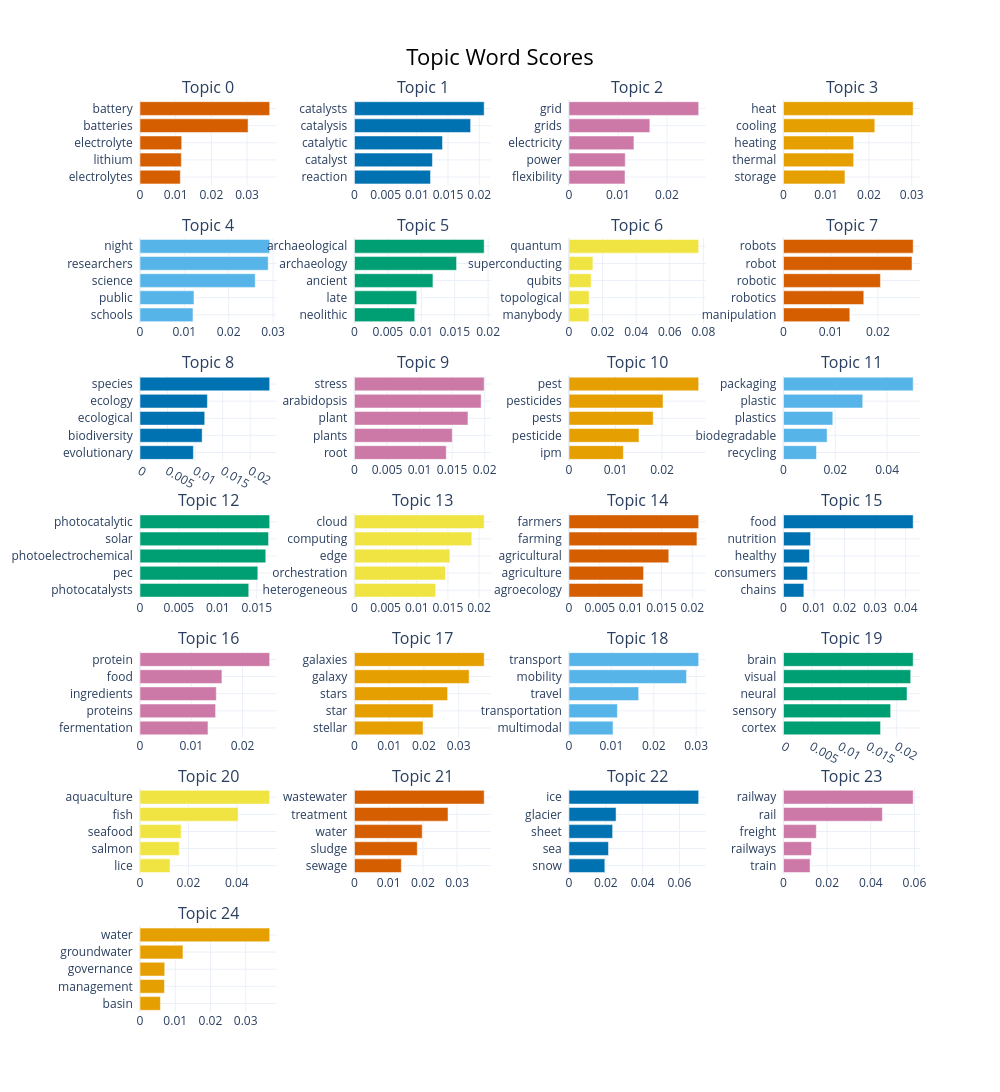

The notebook cell saved with this chart:
### Code cell
full_topic_model.visualize_barchart(top_n_topics=25)

### Figure 1 — Plotly figure (JSON) as saved in the notebook; plotly's stock layout.template omitted (floating-point values rounded to 4 significant figures)
{"data": [{"marker": {"color": "#D55E00"}, "orientation": "h", "type": "bar", "x": [0.01131, 0.01158, 0.01168, 0.03029, 0.03634], "xaxis": "x", "y": ["electrolytes  ", "lithium  ", "electrolyte  ", "batteries  ", "battery  "], "yaxis": "y"}, {"marker": {"color": "#0072B2"}, "orientation": "h", "type": "bar", "x": [0.01219, 0.0125, 0.01411, 0.01862, 0.02079], "xaxis": "x2", "y": ["reaction  ", "catalyst  ", "catalytic  ", "catalysis  ", "catalysts  "], "yaxis": "y2"}, {"marker": {"color": "#CC79A7"}, "orientation": "h", "type": "bar", "x": [0.01144, 0.01148, 0.01326, 0.0165, 0.02648], "xaxis": "x3", "y": ["flexibility  ", "power  ", "electricity  ", "grids  ", "grid  "], "yaxis": "y3"}, {"marker": {"color": "#E69F00"}, "orientation": "h", "type": "bar", "x": [0.01438, 0.01641, 0.01641, 0.02136, 0.03034], "xaxis": "x4", "y": ["storage  ", "thermal  ", "heating  ", "cooling  ", "heat  "], "yaxis": "y4"}, {"marker": {"color": "#56B4E9"}, "orientation": "h", "type": "bar", "x": [0.01195, 0.01217, 0.02599, 0.02891, 0.02925], "xaxis": "x5", "y": ["schools  ", "public  ", "science  ", "researchers  ", "night  "], "yaxis": "y5"}, {"marker": {"color": "#009E73"}, "orientation": "h", "type": "bar", "x": [0.009017, 0.009316, 0.01174, 0.01528, 0.01941], "xaxis": "x6", "y": ["neolithic  ", "late  ", "ancient  ", "archaeology  ", "archaeological  "], "yaxis": "y6"}, {"marker": {"color": "#F0E442"}, "orientation": "h", "type": "bar", "x": [0.01188, 0.01197, 0.01319, 0.01423, 0.07721], "xaxis": "x7", "y": ["manybody  ", "topological  ", "qubits  ", "superconducting  ", "quantum  "], "yaxis": "y7"}, {"marker": {"color": "#D55E00"}, "orientation": "h", "type": "bar", "x": [0.01405, 0.01701, 0.02054, 0.02723, 0.02747], "xaxis": "x8", "y": ["manipulation  ", "robotics  ", "robotic  ", "robot  ", "robots  "], "yaxis": "y8"}, {"marker": {"color": "#0072B2"}, "orientation": "h", "type": "bar", "x": [0.00969, 0.01128, 0.01175, 0.01223, 0.02353], "xaxis": "x9", "y": ["evolutionary  ", "biodiversity  ", "ecological  ", "ecology  ", "species  "], "yaxis": "y9"}, {"marker": {"color": "#CC79A7"}, "orientation": "h", "type": "bar", "x": [0.0141, 0.01502, 0.01743, 0.01946, 0.01992], "xaxis": "x10", "y": ["root  ", "plants  ", "plant  ", "arabidopsis  ", "stress  "], "yaxis": "y10"}, {"marker": {"color": "#E69F00"}, "orientation": "h", "type": "bar", "x": [0.01168, 0.01504, 0.0181, 0.02021, 0.02787], "xaxis": "x11", "y": ["ipm  ", "pesticide  ", "pests  ", "pesticides  ", "pest  "], "yaxis": "y11"}, {"marker": {"color": "#56B4E9"}, "orientation": "h", "type": "bar", "x": [0.01274, 0.01684, 0.01903, 0.03059, 0.05007], "xaxis": "x12", "y": ["recycling  ", "biodegradable  ", "plastics  ", "plastic  ", "packaging  "], "yaxis": "y12"}, {"marker": {"color": "#009E73"}, "orientation": "h", "type": "bar", "x": [0.01397, 0.01514, 0.01616, 0.01652, 0.01666], "xaxis": "x13", "y": ["photocatalysts  ", "pec  ", "photoelectrochemical  ", "solar  ", "photocatalytic  "], "yaxis": "y13"}, {"marker": {"color": "#F0E442"}, "orientation": "h", "type": "bar", "x": [0.01304, 0.0146, 0.01531, 0.01883, 0.02082], "xaxis": "x14", "y": ["heterogeneous  ", "orchestration  ", "edge  ", "computing  ", "cloud  "], "yaxis": "y14"}, {"marker": {"color": "#D55E00"}, "orientation": "h", "type": "bar", "x": [0.01199, 0.01209, 0.01618, 0.02075, 0.02103], "xaxis": "x15", "y": ["agroecology  ", "agriculture  ", "agricultural  ", "farming  ", "farmers  "], "yaxis": "y15"}, {"marker": {"color": "#0072B2"}, "orientation": "h", "type": "bar", "x": [0.006669, 0.007856, 0.008494, 0.008872, 0.04245], "xaxis": "x16", "y": ["chains  ", "consumers  ", "healthy  ", "nutrition  ", "food  "], "yaxis": "y16"}, {"marker": {"color": "#CC79A7"}, "orientation": "h", "type": "bar", "x": [0.01326, 0.01474, 0.01488, 0.01598, 0.02529], "xaxis": "x17", "y": ["fermentation  ", "proteins  ", "ingredients  ", "food  ", "protein  "], "yaxis": "y17"}, {"marker": {"color": "#E69F00"}, "orientation": "h", "type": "bar", "x": [0.01974, 0.02266, 0.02682, 0.03302, 0.03735], "xaxis": "x18", "y": ["stellar  ", "star  ", "stars  ", "galaxy  ", "galaxies  "], "yaxis": "y18"}, {"marker": {"color": "#56B4E9"}, "orientation": "h", "type": "bar", "x": [0.01039, 0.01142, 0.01644, 0.02773, 0.0306], "xaxis": "x19", "y": ["multimodal  ", "transportation  ", "travel  ", "mobility  ", "transport  "], "yaxis": "y19"}, {"marker": {"color": "#009E73"}, "orientation": "h", "type": "bar", "x": [0.01715, 0.01894, 0.02184, 0.02248, 0.02292], "xaxis": "x20", "y": ["cortex  ", "sensory  ", "neural  ", "visual  ", "brain  "], "yaxis": "y20"}, {"marker": {"color": "#F0E442"}, "orientation": "h", "type": "bar", "x": [0.01241, 0.0162, 0.01701, 0.04053, 0.05357], "xaxis": "x21", "y": ["lice  ", "salmon  ", "seafood  ", "fish  ", "aquaculture  "], "yaxis": "y21"}, {"marker": {"color": "#D55E00"}, "orientation": "h", "type": "bar", "x": [0.01369, 0.01835, 0.0198, 0.02734, 0.03791], "xaxis": "x22", "y": ["sewage  ", "sludge  ", "water  ", "treatment  ", "wastewater  "], "yaxis": "y22"}, {"marker": {"color": "#0072B2"}, "orientation": "h", "type": "bar", "x": [0.01947, 0.02145, 0.0237, 0.02558, 0.07045], "xaxis": "x23", "y": ["snow  ", "sea  ", "sheet  ", "glacier  ", "ice  "], "yaxis": "y23"}, {"marker": {"color": "#CC79A7"}, "orientation": "h", "type": "bar", "x": [0.01218, 0.01286, 0.01505, 0.04531, 0.05943], "xaxis": "x24", "y": ["train  ", "railways  ", "freight  ", "rail  ", "railway  "], "yaxis": "y24"}, {"marker": {"color": "#E69F00"}, "orientation": "h", "type": "bar", "x": [0.005797, 0.006944, 0.007016, 0.01219, 0.03681], "xaxis": "x25", "y": ["basin  ", "management  ", "governance  ", "groundwater  ", "water  "], "yaxis": "y25"}], "layout": {"annotations": [{"font": {"size": 16}, "showarrow": false, "text": "Topic 0", "x": 0.0875, "xanchor": "center", "xref": "paper", "y": 1, "yanchor": "bottom", "yref": "paper"}, {"font": {"size": 16}, "showarrow": false, "text": "Topic 1", "x": 0.3625, "xanchor": "center", "xref": "paper", "y": 1, "yanchor": "bottom", "yref": "paper"}, {"font": {"size": 16}, "showarrow": false, "text": "Topic 2", "x": 0.6375, "xanchor": "center", "xref": "paper", "y": 1, "yanchor": "bottom", "yref": "paper"}, {"font": {"size": 16}, "showarrow": false, "text": "Topic 3", "x": 0.9125, "xanchor": "center", "xref": "paper", "y": 1, "yanchor": "bottom", "yref": "paper"}, {"font": {"size": 16}, "showarrow": false, "text": "Topic 4", "x": 0.0875, "xanchor": "center", "xref": "paper", "y": 0.849, "yanchor": "bottom", "yref": "paper"}, {"font": {"size": 16}, "showarrow": false, "text": "Topic 5", "x": 0.3625, "xanchor": "center", "xref": "paper", "y": 0.849, "yanchor": "bottom", "yref": "paper"}, {"font": {"size": 16}, "showarrow": false, "text": "Topic 6", "x": 0.6375, "xanchor": "center", "xref": "paper", "y": 0.849, "yanchor": "bottom", "yref": "paper"}, {"font": {"size": 16}, "showarrow": false, "text": "Topic 7", "x": 0.9125, "xanchor": "center", "xref": "paper", "y": 0.849, "yanchor": "bottom", "yref": "paper"}, {"font": {"size": 16}, "showarrow": false, "text": "Topic 8", "x": 0.0875, "xanchor": "center", "xref": "paper", "y": 0.698, "yanchor": "bottom", "yref": "paper"}, {"font": {"size": 16}, "showarrow": false, "text": "Topic 9", "x": 0.3625, "xanchor": "center", "xref": "paper", "y": 0.698, "yanchor": "bottom", "yref": "paper"}, {"font": {"size": 16}, "showarrow": false, "text": "Topic 10", "x": 0.6375, "xanchor": "center", "xref": "paper", "y": 0.698, "yanchor": "bottom", "yref": "paper"}, {"font": {"size": 16}, "showarrow": false, "text": "Topic 11", "x": 0.9125, "xanchor": "center", "xref": "paper", "y": 0.698, "yanchor": "bottom", "yref": "paper"}, {"font": {"size": 16}, "showarrow": false, "text": "Topic 12", "x": 0.0875, "xanchor": "center", "xref": "paper", "y": 0.5469, "yanchor": "bottom", "yref": "paper"}, {"font": {"size": 16}, "showarrow": false, "text": "Topic 13", "x": 0.3625, "xanchor": "center", "xref": "paper", "y": 0.5469, "yanchor": "bottom", "yref": "paper"}, {"font": {"size": 16}, "showarrow": false, "text": "Topic 14", "x": 0.6375, "xanchor": "center", "xref": "paper", "y": 0.5469, "yanchor": "bottom", "yref": "paper"}, {"font": {"size": 16}, "showarrow": false, "text": "Topic 15", "x": 0.9125, "xanchor": "center", "xref": "paper", "y": 0.5469, "yanchor": "bottom", "yref": "paper"}, {"font": {"size": 16}, "showarrow": false, "text": "Topic 16", "x": 0.0875, "xanchor": "center", "xref": "paper", "y": 0.3959, "yanchor": "bottom", "yref": "paper"}, {"font": {"size": 16}, "showarrow": false, "text": "Topic 17", "x": 0.3625, "xanchor": "center", "xref": "paper", "y": 0.3959, "yanchor": "bottom", "yref": "paper"}, {"font": {"size": 16}, "showarrow": false, "text": "Topic 18", "x": 0.6375, "xanchor": "center", "xref": "paper", "y": 0.3959, "yanchor": "bottom", "yref": "paper"}, {"font": {"size": 16}, "showarrow": false, "text": "Topic 19", "x": 0.9125, "xanchor": "center", "xref": "paper", "y": 0.3959, "yanchor": "bottom", "yref": "paper"}, {"font": {"size": 16}, "showarrow": false, "text": "Topic 20", "x": 0.0875, "xanchor": "center", "xref": "paper", "y": 0.2449, "yanchor": "bottom", "yref": "paper"}, {"font": {"size": 16}, "showarrow": false, "text": "Topic 21", "x": 0.3625, "xanchor": "center", "xref": "paper", "y": 0.2449, "yanchor": "bottom", "yref": "paper"}, {"font": {"size": 16}, "showarrow": false, "text": "Topic 22", "x": 0.6375, "xanchor": "center", "xref": "paper", "y": 0.2449, "yanchor": "bottom", "yref": "paper"}, {"font": {"size": 16}, "showarrow": false, "text": "Topic 23", "x": 0.9125, "xanchor": "center", "xref": "paper", "y": 0.2449, "yanchor": "bottom", "yref": "paper"}, {"font": {"size": 16}, "showarrow": false, "text": "Topic 24", "x": 0.0875, "xanchor": "center", "xref": "paper", "y": 0.09388, "yanchor": "bottom", "yref": "paper"}], "height": 1750, "hoverlabel": {"bgcolor": "white", "font": {"family": "Rockwell", "size": 16}}, "showlegend": false, "title": {"font": {"color": "Black", "size": 22}, "text": "Topic Word Scores", "x": 0.5, "xanchor": "center", "yanchor": "top"}, "width": 1000, "xaxis": {"anchor": "y", "domain": [0, 0.175], "showgrid": true}, "xaxis10": {"anchor": "y10", "domain": [0.275, 0.45], "showgrid": true}, "xaxis11": {"anchor": "y11", "domain": [0.55, 0.725], "showgrid": true}, "xaxis12": {"anchor": "y12", "domain": [0.825, 1], "showgrid": true}, "xaxis13": {"anchor": "y13", "domain": [0, 0.175], "showgrid": true}, "xaxis14": {"anchor": "y14", "domain": [0.275, 0.45], "showgrid": true}, "xaxis15": {"anchor": "y15", "domain": [0.55, 0.725], "showgrid": true}, "xaxis16": {"anchor": "y16", "domain": [0.825, 1], "showgrid": true}, "xaxis17": {"anchor": "y17", "domain": [0, 0.175], "showgrid": true}, "xaxis18": {"anchor": "y18", "domain": [0.275, 0.45], "showgrid": true}, "xaxis19": {"anchor": "y19", "domain": [0.55, 0.725], "showgrid": true}, "xaxis2": {"anchor": "y2", "domain": [0.275, 0.45], "showgrid": true}, "xaxis20": {"anchor": "y20", "domain": [0.825, 1], "showgrid": true}, "xaxis21": {"anchor": "y21", "domain": [0, 0.175], "showgrid": true}, "xaxis22": {"anchor": "y22", "domain": [0.275, 0.45], "showgrid": true}, "xaxis23": {"anchor": "y23", "domain": [0.55, 0.725], "showgrid": true}, "xaxis24": {"anchor": "y24", "domain": [0.825, 1], "showgrid": true}, "xaxis25": {"anchor": "y25", "domain": [0, 0.175], "showgrid": true}, "xaxis26": {"anchor": "y26", "domain": [0.275, 0.45], "showgrid": true}, "xaxis27": {"anchor": "y27", "domain": [0.55, 0.725], "showgrid": true}, "xaxis28": {"anchor": "y28", "domain": [0.825, 1], "showgrid": true}, "xaxis3": {"anchor": "y3", "domain": [0.55, 0.725], "showgrid": true}, "xaxis4": {"anchor": "y4", "domain": [0.825, 1], "showgrid": true}, "xaxis5": {"anchor": "y5", "domain": [0, 0.175], "showgrid": true}, "xaxis6": {"anchor": "y6", "domain": [0.275, 0.45], "showgrid": true}, "xaxis7": {"anchor": "y7", "domain": [0.55, 0.725], "showgrid": true}, "xaxis8": {"anchor": "y8", "domain": [0.825, 1], "showgrid": true}, "xaxis9": {"anchor": "y9", "domain": [0, 0.175], "showgrid": true}, "yaxis": {"anchor": "x", "domain": [0.9061, 1], "showgrid": true}, "yaxis10": {"anchor": "x10", "domain": [0.6041, 0.698], "showgrid": true}, "yaxis11": {"anchor": "x11", "domain": [0.6041, 0.698], "showgrid": true}, "yaxis12": {"anchor": "x12", "domain": [0.6041, 0.698], "showgrid": true}, "yaxis13": {"anchor": "x13", "domain": [0.4531, 0.5469], "showgrid": true}, "yaxis14": {"anchor": "x14", "domain": [0.4531, 0.5469], "showgrid": true}, "yaxis15": {"anchor": "x15", "domain": [0.4531, 0.5469], "showgrid": true}, "yaxis16": {"anchor": "x16", "domain": [0.4531, 0.5469], "showgrid": true}, "yaxis17": {"anchor": "x17", "domain": [0.302, 0.3959], "showgrid": true}, "yaxis18": {"anchor": "x18", "domain": [0.302, 0.3959], "showgrid": true}, "yaxis19": {"anchor": "x19", "domain": [0.302, 0.3959], "showgrid": true}, "yaxis2": {"anchor": "x2", "domain": [0.9061, 1], "showgrid": true}, "yaxis20": {"anchor": "x20", "domain": [0.302, 0.3959], "showgrid": true}, "yaxis21": {"anchor": "x21", "domain": [0.151, 0.2449], "showgrid": true}, "yaxis22": {"anchor": "x22", "domain": [0.151, 0.2449], "showgrid": true}, "yaxis23": {"anchor": "x23", "domain": [0.151, 0.2449], "showgrid": true}, "yaxis24": {"anchor": "x24", "domain": [0.151, 0.2449], "showgrid": true}, "yaxis25": {"anchor": "x25", "domain": [0, 0.09388], "showgrid": true}, "yaxis26": {"anchor": "x26", "domain": [0, 0.09388], "showgrid": true}, "yaxis27": {"anchor": "x27", "domain": [0, 0.09388], "showgrid": true}, "yaxis28": {"anchor": "x28", "domain": [0, 0.09388], "showgrid": true}, "yaxis3": {"anchor": "x3", "domain": [0.9061, 1], "showgrid": true}, "yaxis4": {"anchor": "x4", "domain": [0.9061, 1], "showgrid": true}, "yaxis5": {"anchor": "x5", "domain": [0.7551, 0.849], "showgrid": true}, "yaxis6": {"anchor": "x6", "domain": [0.7551, 0.849], "showgrid": true}, "yaxis7": {"anchor": "x7", "domain": [0.7551, 0.849], "showgrid": true}, "yaxis8": {"anchor": "x8", "domain": [0.7551, 0.849], "showgrid": true}, "yaxis9": {"anchor": "x9", "domain": [0.6041, 0.698], "showgrid": true}}}
